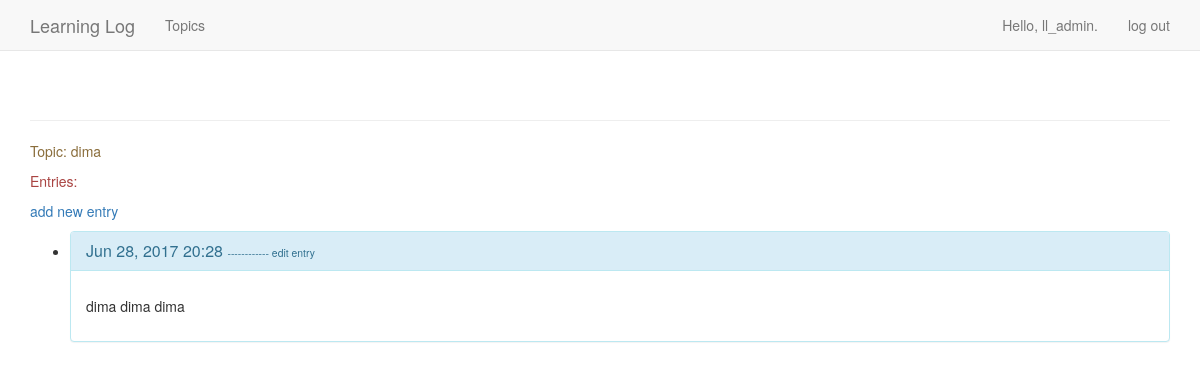
The page /topics/3/ (signed in) on the database its author committed.
### learning_logs/models.py (models this page shows, shortened)
class Topic(models.Model):
    text = models.CharField(max_length=200)
    date_added = models.DateTimeField(auto_now_add=True)
    owner = models.ForeignKey(User)
    def __unicode__(self):
        return self.text

class Entry(models.Model):
    topic = models.ForeignKey(Topic)
    text = models.TextField()
    date_added = models.DateTimeField(auto_now_add=True)
    class Meta:
        verbose_name_plural = 'entries'

### learning_logs/views.py (the view)
# urls.py: url(r'^topics/(?P<topic_id>\d+)/$', views.topic, name='topic'),
@login_required
def topic(request, topic_id):
    topic = Topic.objects.get(id=topic_id)
    if topic.owner != request.user:
        raise Http404
    entries = topic.entry_set.order_by('-date_added')
    context = {'topic': topic, 'entries': entries}
    return render(request, 'learning_logs/topic.html', context)

### learning_logs/templates/learning_logs/topic.html (shortened to what this page needs)
<!DOCTYPE html>
<html lang="en">
<head>
</head>
<body>
    {% extends "learning_logs/base.html" %}
    {% block content %}
        <p class="text-warning">Topic: {{ topic }}</p>
        <p class="text-danger">Entries:</p>
            <p>
                <a href="{% url 'learning_logs:new_entry' topic.id %}">add new entry</a>
            </p>
        <ul>
        {% for entry in entries %}
            <li class="panel panel-info">
                <div class="panel-heading">
                    <h3 class="panel-title">{{ entry.date_added|date:'M d, Y H:i' }}
                        <small>
                            <a href="{% url 'learning_logs:edit_entry' entry.id %}">------------ edit entry</a>
                        </small>
                    </h3>
                </div>
                <div class="panel-body">
                    <p>{{ entry.text|linebreaks }}</p>
                </div>
            </li>
        {% empty %}
            <li>
                There are no entries for this topic yet.
            </li>
        {% endfor %}
        </ul>
    {% endblock content %}

### learning_logs/templates/learning_logs/base.html (shortened to what this page needs)
<!DOCTYPE html>
<html lang="en">
<head>
    {% load bootstrap3 %}
    {% bootstrap_css %}
</head>
<body>
    <nav class="navbar navbar-default navbar-static-top">
      <div class="container">
        <div class="navbar-header">
          <a class="navbar-brand" href="{% url 'learning_logs:index' %}">
              Learning Log</a>
        </div>
        <div id="navbar" class="navbar-collapse collapse">
          <ul class="nav navbar-nav">
            <li><a href="{% url 'learning_logs:topics' %}">Topics</a></li>
          </ul>
          <ul class="nav navbar-nav navbar-right">
            {% if user.is_authenticated %}
              <li><a>Hello, {{ user.username }}.</a></li>
              <li><a href="{% url 'users:logout' %}">log out</a></li>
            {% else %}
              <li><a href="{% url 'users:register' %}">register</a></li>
              <li><a href="{% url 'users:login' %}">log in</a></li>
            {% endif %}
          </ul>
        </div>
      </div>
    </nav>
    <div class="container">
      <div class="page-header">
      </div>
      <div>
        {% block content %}{% endblock %}
      </div>
    </div>
</body>
</html>

### rows shown on the page
Topic: text "dima"
Entry: date_added "Jun 28, 2017 20:28", text "dima dima dima"

### other values the page prints
{{ user.username }} "ll_admin"
